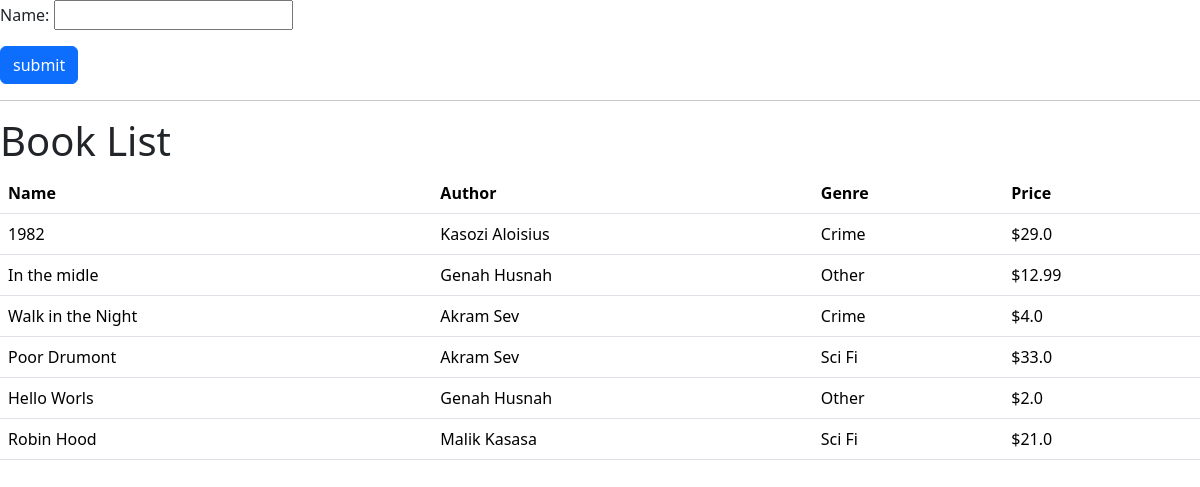
The page / on the database its author committed.
### snippets/models.py (models this page shows)
class Book(models.Model):
    class GenreChoices(models.TextChoices):
        CRIME = 'C'
        NON_FICTION = 'N'
        OTHER = 'O'
        SCI_FI = 'S'
    name = models.CharField(max_length=128)
    price = models.FloatField()
    number_in_stock = models.PositiveIntegerField(default=0)
    genre = models.CharField(max_length=1, choices=GenreChoices.choices)
    author = models.ForeignKey('Author', on_delete=models.CASCADE)

class Author(models.Model):
    name = models.CharField(max_length=128)

### snippets/views.py (the view)
# urls.py: path('', views.index, name='index')
def index(request):
    context = {'form':BookNameFilterForm(), 'books':Book.objects.all()}
    return render(request, 'index.html', context)

### snippets/forms.py
class BookNameFilterForm(forms.Form):
    name = forms.CharField()

### snippets/templates/index.html
{% extends 'base.html' %}
{% block content %}
<form method="GET" action="{% url 'index' %}">
    {{ form.as_p }}
    <input type='submit' value='submit' class='btn btn-primary' />
</form>
<hr/>
<h1>Book List</h2>
<table class='table'>
    <thead>
    <tr>
        <th>Name</th>
        <th>Author</th>
        <th>Genre</th>
        <th>Price</th>
    </tr>
    </thead>
    <tbody>
        {% for book in books %}
            <tr>
                <td>{{ book.name }}</td>
                <td>{{ book.author.name }}</td>
                <td>{{ book.get_genre_display }}</td>
                <td>${{ book.price }}</td>
        {% endfor %}
    </tbody>
</table>
{% endblock %}

### snippets/templates/base.html (shortened to what this page needs)
<!doctype html>
<html lang="en">
  <head>
    <link href="https://cdn.jsdelivr.net/npm/bootstrap@5.3.1/dist/css/bootstrap.min.css" rel="stylesheet">
  </head>
  <body>
    {% block content %}
    {% endblock %}
  </body>
</html>

### rows shown on the page
Book: name "1982", author.name "Kasozi Aloisius", genre "Crime", price "29.0"
Book: name "In the midle", author.name "Genah Husnah", genre "Other", price "12.99"
Book: name "Walk in the Night", author.name "Akram Sev", genre "Crime", price "4.0"
Book: name "Poor Drumont", author.name "Akram Sev", genre "Sci Fi", price "33.0"
Book: name "Hello Worls", author.name "Genah Husnah", genre "Other", price "2.0"
Book: name "Robin Hood", author.name "Malik Kasasa", genre "Sci Fi", price "21.0"
